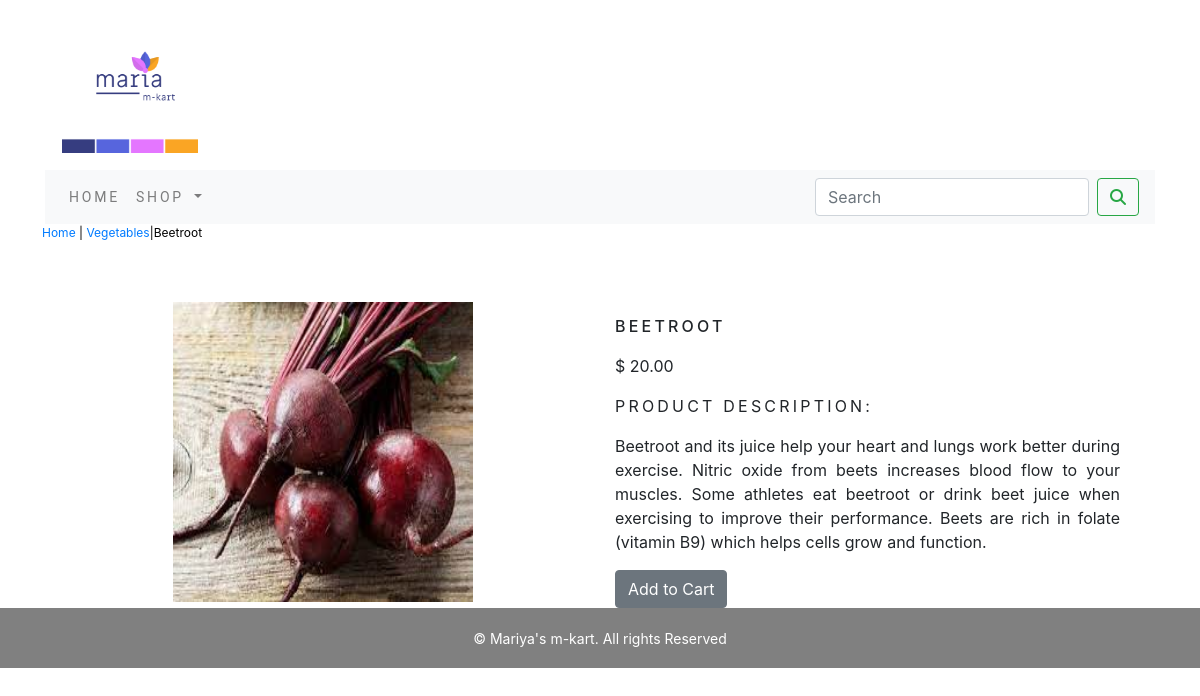
The app's page /ecommerceapp/vegetables/beetroot/ with its own data.
### ecommerceapp/models.py (models this page shows, shortened)
class Product(models.Model):
    name=models.CharField(max_length=250,unique=True)
    slug=models.SlugField(max_length=250,unique=True)
    description=models.TextField(blank=True)
    price=models.DecimalField(max_digits=10,decimal_places=2)
    category=models.ForeignKey(Category,on_delete=models.CASCADE)
    image=models.ImageField(upload_to='product',blank=True)
    stock=models.IntegerField()
    available=models.BooleanField(default=True)
    created=models.DateTimeField(auto_now_add=True)
    updated=models.DateTimeField(auto_now=True)
    class Meta:
        ordering=('name',)
        verbose_name='product'
        verbose_name_plural='products'

class Category(models.Model):
    name=models.CharField(max_length=250,unique=True)
    slug=models.SlugField(max_length=250,unique=True)
    description=models.TextField(blank=True)
    image=models.ImageField(upload_to='category',blank=True)
    class Meta:
        ordering=('name',)
        verbose_name='category'
        verbose_name_plural='categories'
    def get_url(self):
        return reverse('ecommerceapp:products_by_category',args=[self.slug])
    def __str__(self):
        return '{}'.format(self.name)

### ecommerceapp/views.py (the view)
# urls.py: path('<slug:c_slug>/<slug:product_slug>/', views.proDetail, name='prodCatdetail')
def proDetail(request,c_slug,product_slug):
    try:
        product=Product.objects.get(category__slug=c_slug,slug=product_slug)
    except Exception as e:
        raise e
    return render(request,'product.html',{'product':product})

### cart_app/context_processors.py (called while the page is built)
def counter(request):
    item_count=0
    if 'admin' in request.path:
        return {}
    else:
        try:
            cart=Cart.objects.filter(cart_id=_cart_id(request))
            cart_items=CartItem.objects.all().filter(cart=cart[:1])
            for cart_item in cart_items:
                item_count += cart_item.quantity
        except Cart.DoesNotExixt:
            item_count = 0
    return dict(item_count=item_count)

### cart_app/views.py (called while the page is built)
def _cart_id(request):
    cart=request.session.session_key
    if not cart:
        cart=request.session.create()
    return cart

### ecommerceapp/context_processors.py (called while the page is built)
def menu_links(request):
    links=Category.objects.all()
    return dict(links=links)

### templates/product.html (shortened to what this page needs)
{% extends 'base.html' %}
{% load static %}
{% block content %}
<div class="row my_prod_row_class">
  <div class="mx-auto">
    <p><a href="{% url 'ecommerceapp:allProdCat' %}">Home</a> | <a href="{{product.category.get_url}}">{{product.category}}</a>|{{product.name}}</p>
  </div>
</div>
<div class="container">
<br>
<div class="row">
  <div class="col-12 col-sm-12 col-md-12 col-lg-6 text-center">
    <div style="min-width:18rem;">
      <img src="{{product.image.url}}" alt="{{product.name}}" width="300px;" height="300px;">
    </div>
  </div>
      <div class="col-12 col-sm-12 col-md-12 col-lg-6">
          <div>
        <h4 class="my_product_title">{{product.name}}</h4>
        <p>$ {{product.price}}</p>
        <p class="my_title">Product Description:</p>
        <p class="text-justify my_prod_text">{{product.description}}</p>
        {% if product.stock <= 0 %}
        <p class="text-justify my_prod_text"><b>Out of Stock</b></p>
        {% else %}
        <a class="btn btn-secondary" href="{% url 'cart_app:add_cart' product.id %}">Add to Cart</a>
        {% endif %}
              </div>
      </div>
    </div>
</div>
{% endblock %}

### static/css/custom.css (style rules this page uses)
body { font-family: 'Roboto', sans-serif; }
.my_title { font-size:16px; text-transform:uppercase; letter-spacing:0.2em; }
.my_prod_row_class { padding-top::15px; padding-bottom:20px; }
.my_prod_row_class .mx-auto { color:#000; font-size:12px; text-decoration:none; }
.my_product_title { font-size:16px; text-transform:uppercase; letter-spacing:0.2em; padding-top:15px; padding-bottom:10px; }
.my_prod_text { padding-right:20px; }

### records on screen
Product: category "Vegetables", name "Beetroot", image (picture), name "BEETROOT", price "20.00", description "Beetroot and its juice help your heart and lungs work better during exercise. Nitric oxide from beets increases blood flow to your muscles. Some athletes eat beetroot or drink beet juice when exercising to improve their performance. Beets are rich in folate (vitamin B9) which helps cells grow and function."
